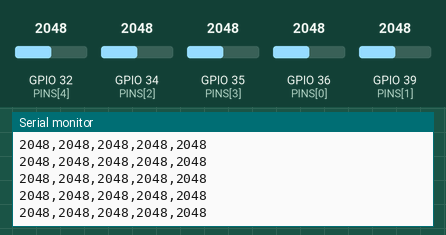
This sketch was run on a simulated ESP32-S3. Parts: the last lines printed to the serial monitor. Inputs (shaded band) come from the test bench; at power-on: GPIO 32 (PINS[4]) = 2048, GPIO 34 (PINS[2]) = 2048, GPIO 35 (PINS[3]) = 2048, GPIO 36 (PINS[0]) = 2048, GPIO 39 (PINS[1]) = 2048 (analog values on the 0–4095 scale).

Above: at 1.7 s.
1.8 s: GPIO 32 (PINS[4]) set to 2866
At 1.82 s:
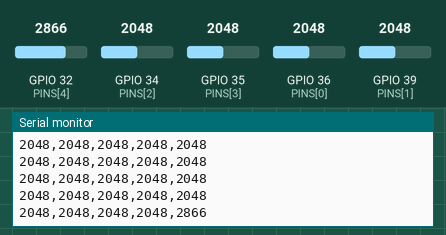
3.3 s: GPIO 34 (PINS[2]) set to 2866
At 3.32 s:
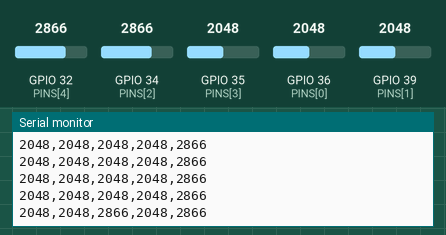
4.8 s: GPIO 35 (PINS[3]) set to 2866
At 4.82 s:
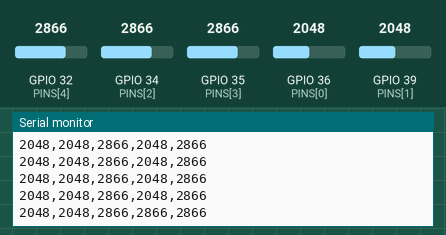
6.3 s: GPIO 36 (PINS[0]) set to 2866
At 6.32 s:
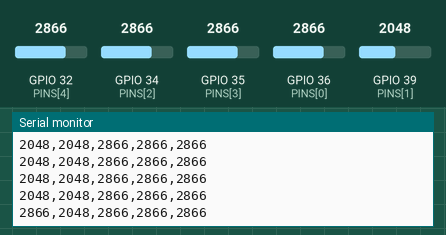
7.8 s: GPIO 39 (PINS[1]) set to 2866
At 7.82 s:
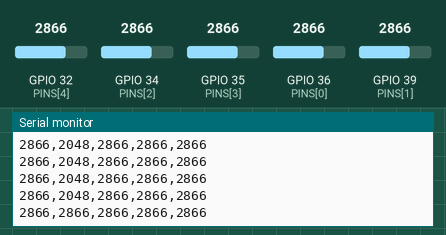
9.3 s: GPIO 32 (PINS[4]) set to 3972
At 9.32 s:
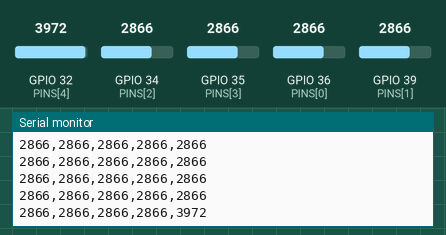
Timing chart, 0 to 11.8 s (numbered marks = the images above; inputs shaded):
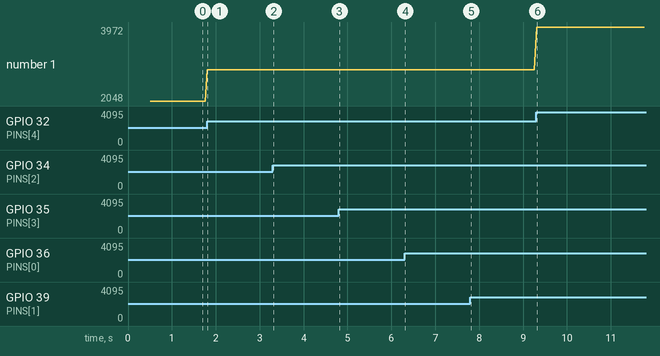

Measured:
- after the input at 1.8 s, the serial monitor: prints a new line at once (image 1)
- after the input at 3.3 s, the serial monitor: prints a new line at once (image 2)
- after the input at 4.8 s, the serial monitor: prints a new line at once (image 3)
- after the input at 6.3 s, the serial monitor: prints a new line at once (image 4)
- after the input at 7.8 s, the serial monitor: prints a new line at once (image 5)
- after the input at 9.3 s, the serial monitor: prints a new line at once (image 6)
- plotted number 1: 2048 → 2866 after the input at 1.8 s, 2866 → 3972 after the input at 9.3 s

The sketch:

dome_sensor_5_esp32.ino
```cpp
/*
  Dome sensor - 5 photodiode amplifier outputs -> ESP32 -> Dome_Sensor_5.html

  Sends one line over USB serial, 20 times a second:   S1,S2,S3,S4,S5
  Example:  512,300,88,1200,4095

  Wiring (classic ESP32 DevKit / ESP32-WROOM). Each pin reads one MCP6004 output:
    S1 Top   -> GPIO 36 (VP)
    S2 North -> GPIO 39 (VN)
    S3 East  -> GPIO 34
    S4 South -> GPIO 35
    S5 West  -> GPIO 32
  All five are ADC1 pins (they keep working if you add Wi-Fi later).
  On an ESP32-S3 / C3 board the pin numbers differ - change PINS below.
  Op-amps must be powered from the ESP32 3V3 pin so outputs never exceed 3.3 V.
*/

#define SEND_MILLIVOLTS 0   // 0 = raw ADC counts 0..4095 (page default)
                            // 1 = calibrated millivolts; then open the page with ?adc=3100

const int N = 5;
const int PINS[N] = {36, 39, 34, 35, 32};   // S1..S5 - same order as the page
const int OVERSAMPLE = 16;                  // average 16 reads per sensor to cut noise
const unsigned long PERIOD_MS = 50;         // 50 ms = 20 lines per second

void setup() {
  Serial.begin(115200);                     // must match ?baud= in the page (default 115200)
  analogReadResolution(12);                 // counts 0..4095
  for (int i = 0; i < N; i++) {
    pinMode(PINS[i], INPUT);
    analogSetPinAttenuation(PINS[i], ADC_11db);   // input range about 0..3.1 V
  }
  delay(500);
  Serial.println("# dome sensor ready: 5 values per line (S1..S5)");  // the page ignores this line
}

void loop() {
  static unsigned long lastSend = 0;
  if (millis() - lastSend < PERIOD_MS) return;
  lastSend = millis();

  for (int i = 0; i < N; i++) {
    uint32_t sum = 0;
    for (int k = 0; k < OVERSAMPLE; k++) {
#if SEND_MILLIVOLTS
      sum += analogReadMilliVolts(PINS[i]);
#else
      sum += analogRead(PINS[i]);
#endif
    }
    Serial.print(sum / OVERSAMPLE);
    if (i < N - 1) Serial.print(',');
  }
  Serial.println();
}
```
